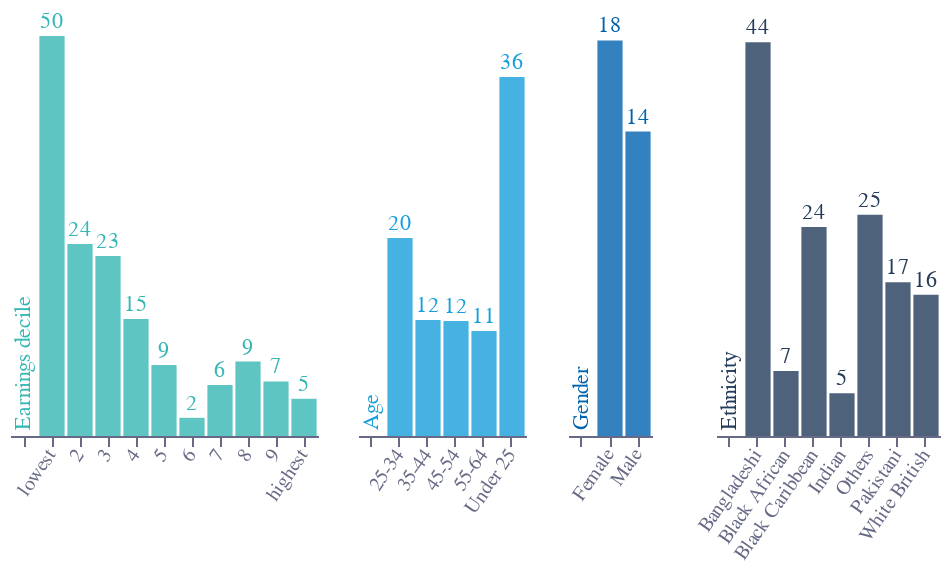

Here is the notebook cell this chart was saved with:
### Code cell
base = (
    alt.Chart(f7)
    .mark_bar(size=12)
    .encode(
        x=alt.X(
            "category:N",
            title="",
            axis=alt.Axis(
                grid=False,
                labelColor=colors["eco-gray"],
                titleColor=colors["eco-gray"],
                tickColor=colors["eco-gray"],
                domainColor=colors["eco-gray"],
                labelAngle=-55,
            ),
            sort=None,
        ),
        y=alt.Y("value:Q", title="", axis=None),
    )
)
step = 14
height = 200
bars1 = (
    base.mark_bar(color=colors["eco-turquiose"], opacity=0.8)
    .transform_filter("datum.figure=='Earnings decile'")
    .properties(
        height=height,
        width=alt.Step(step),
    )
)
text1 = bars1.mark_text(color=colors["eco-turquiose"], yOffset=-7, xOffset=0).encode(
    text=alt.Text("value:N", format=".0f")
)
text1b = (
    text1.mark_text(color=colors["eco-turquiose"], angle=270, align="left", yOffset=-3)
    .encode(text="figure:N", x="x:N", y="y:Q")
    .transform_calculate(x="' '", y="0")
    .transform_filter("datum.value<3")
)
bars2 = (
    base.mark_bar(color=colors["eco-light-blue"], opacity=0.8)
    .transform_filter("datum.figure=='Age'")
    .properties(
        height=height,
        width=alt.Step(step),
    )
)
text2 = bars2.mark_text(color=colors["eco-light-blue"], yOffset=-7, xOffset=0).encode(
    text=alt.Text("value:N", format=".0f")
)
text2b = (
    text2.mark_text(color=colors["eco-light-blue"], angle=270, align="left", yOffset=-3)
    .encode(text="figure:N", x="x:N", y="y:Q")
    .transform_calculate(x="' '", y="0")
    .transform_filter("datum.value<11")
)
bars3 = (
    base.mark_bar(color=colors["eco-mid-blue"], opacity=0.8)
    .transform_filter("datum.figure=='Gender'")
    .properties(
        height=height,
        width=alt.Step(step),
    )
)
text3 = bars3.mark_text(color=colors["eco-mid-blue"], yOffset=-7, xOffset=0).encode(
    text=alt.Text("value:N", format=".0f")
)
text3b = (
    text3.mark_text(color=colors["eco-mid-blue"], angle=270, align="left", yOffset=-3)
    .encode(text="figure:N", x="x:N", y="y:Q")
    .transform_calculate(x="' '", y="0")
    .transform_filter("datum.value<15")
)
bars4 = (
    base.mark_bar(color=colors["eco-blue"], opacity=0.8)
    .transform_filter("datum.figure=='Ethnicity'")
    .properties(
        height=height,
        width=alt.Step(step),
    )
)
text4 = bars4.mark_text(color=colors["eco-blue"], yOffset=-7, xOffset=0).encode(
    text=alt.Text("value:N", format=".0f")
)
text4b = (
    text4.mark_text(color=colors["eco-blue"], angle=270, align="left", yOffset=-3)
    .encode(text="figure:N", x="x:N", y="y:Q")
    .transform_calculate(x="' '", y="0")
    .transform_filter("datum.value<6")
)
layer = alt.hconcat(
    bars1 + text1 + text1b,
    bars2 + text2 + text2b,
    bars3 + text3 + text3b,
    bars4 + text4 + text4b,
).configure_view(stroke=None)
layer.save("visualisation/" + f + ".json")
layer

### Figure 1 — Vega-Lite specification as saved in the notebook (floating-point values rounded to 4 significant figures)
{"config": {"view": {"continuousWidth": 400, "continuousHeight": 300, "stroke": null}}, "hconcat": [{"layer": [{"mark": {"type": "bar", "color": "#36B7B4", "opacity": 0.8}, "encoding": {"x": {"type": "nominal", "axis": {"domainColor": "#676A86", "grid": false, "labelAngle": -55, "labelColor": "#676A86", "tickColor": "#676A86", "titleColor": "#676A86"}, "field": "category", "sort": null, "title": ""}, "y": {"type": "quantitative", "axis": null, "field": "value", "title": ""}}, "height": 200, "transform": [{"filter": "datum.figure=='Earnings decile'"}], "width": {"step": 14}}, {"mark": {"type": "text", "color": "#36B7B4", "xOffset": 0, "yOffset": -7}, "encoding": {"text": {"type": "nominal", "field": "value", "format": ".0f"}, "x": {"type": "nominal", "axis": {"domainColor": "#676A86", "grid": false, "labelAngle": -55, "labelColor": "#676A86", "tickColor": "#676A86", "titleColor": "#676A86"}, "field": "category", "sort": null, "title": ""}, "y": {"type": "quantitative", "axis": null, "field": "value", "title": ""}}, "height": 200, "transform": [{"filter": "datum.figure=='Earnings decile'"}], "width": {"step": 14}}, {"mark": {"type": "text", "align": "left", "angle": 270, "color": "#36B7B4", "yOffset": -3}, "encoding": {"text": {"type": "nominal", "field": "figure"}, "x": {"type": "nominal", "field": "x"}, "y": {"type": "quantitative", "field": "y"}}, "height": 200, "transform": [{"filter": "datum.figure=='Earnings decile'"}, {"calculate": "' '", "as": "x"}, {"calculate": "0", "as": "y"}, {"filter": "datum.value<3"}], "width": {"step": 14}}]}, {"layer": [{"mark": {"type": "bar", "color": "#179FDB", "opacity": 0.8}, "encoding": {"x": {"type": "nominal", "axis": {"domainColor": "#676A86", "grid": false, "labelAngle": -55, "labelColor": "#676A86", "tickColor": "#676A86", "titleColor": "#676A86"}, "field": "category", "sort": null, "title": ""}, "y": {"type": "quantitative", "axis": null, "field": "value", "title": ""}}, "height": 200, "transform": [{"filter": "datum.figure=='Age'"}], "width": {"step": 14}}, {"mark": {"type": "text", "color": "#179FDB", "xOffset": 0, "yOffset": -7}, "encoding": {"text": {"type": "nominal", "field": "value", "format": ".0f"}, "x": {"type": "nominal", "axis": {"domainColor": "#676A86", "grid": false, "labelAngle": -55, "labelColor": "#676A86", "tickColor": "#676A86", "titleColor": "#676A86"}, "field": "category", "sort": null, "title": ""}, "y": {"type": "quantitative", "axis": null, "field": "value", "title": ""}}, "height": 200, "transform": [{"filter": "datum.figure=='Age'"}], "width": {"step": 14}}, {"mark": {"type": "text", "align": "left", "angle": 270, "color": "#179FDB", "yOffset": -3}, "encoding": {"text": {"type": "nominal", "field": "figure"}, "x": {"type": "nominal", "field": "x"}, "y": {"type": "quantitative", "field": "y"}}, "height": 200, "transform": [{"filter": "datum.figure=='Age'"}, {"calculate": "' '", "as": "x"}, {"calculate": "0", "as": "y"}, {"filter": "datum.value<11"}], "width": {"step": 14}}]}, {"layer": [{"mark": {"type": "bar", "color": "#0063AF", "opacity": 0.8}, "encoding": {"x": {"type": "nominal", "axis": {"domainColor": "#676A86", "grid": false, "labelAngle": -55, "labelColor": "#676A86", "tickColor": "#676A86", "titleColor": "#676A86"}, "field": "category", "sort": null, "title": ""}, "y": {"type": "quantitative", "axis": null, "field": "value", "title": ""}}, "height": 200, "transform": [{"filter": "datum.figure=='Gender'"}], "width": {"step": 14}}, {"mark": {"type": "text", "color": "#0063AF", "xOffset": 0, "yOffset": -7}, "encoding": {"text": {"type": "nominal", "field": "value", "format": ".0f"}, "x": {"type": "nominal", "axis": {"domainColor": "#676A86", "grid": false, "labelAngle": -55, "labelColor": "#676A86", "tickColor": "#676A86", "titleColor": "#676A86"}, "field": "category", "sort": null, "title": ""}, "y": {"type": "quantitative", "axis": null, "field": "value", "title": ""}}, "height": 200, "transform": [{"filter": "datum.figure=='Gender'"}], "width": {"step": 14}}, {"mark": {"type": "text", "align": "left", "angle": 270, "color": "#0063AF", "yOffset": -3}, "encoding": {"text": {"type": "nominal", "field": "figure"}, "x": {"type": "nominal", "field": "x"}, "y": {"type": "quantitative", "field": "y"}}, "height": 200, "transform": [{"filter": "datum.figure=='Gender'"}, {"calculate": "' '", "as": "x"}, {"calculate": "0", "as": "y"}, {"filter": "datum.value<15"}], "width": {"step": 14}}]}, {"layer": [{"mark": {"type": "bar", "color": "#243B5A", "opacity": 0.8}, "encoding": {"x": {"type": "nominal", "axis": {"domainColor": "#676A86", "grid": false, "labelAngle": -55, "labelColor": "#676A86", "tickColor": "#676A86", "titleColor": "#676A86"}, "field": "category", "sort": null, "title": ""}, "y": {"type": "quantitative", "axis": null, "field": "value", "title": ""}}, "height": 200, "transform": [{"filter": "datum.figure=='Ethnicity'"}], "width": {"step": 14}}, {"mark": {"type": "text", "color": "#243B5A", "xOffset": 0, "yOffset": -7}, "encoding": {"text": {"type": "nominal", "field": "value", "format": ".0f"}, "x": {"type": "nominal", "axis": {"domainColor": "#676A86", "grid": false, "labelAngle": -55, "labelColor": "#676A86", "tickColor": "#676A86", "titleColor": "#676A86"}, "field": "category", "sort": null, "title": ""}, "y": {"type": "quantitative", "axis": null, "field": "value", "title": ""}}, "height": 200, "transform": [{"filter": "datum.figure=='Ethnicity'"}], "width": {"step": 14}}, {"mark": {"type": "text", "align": "left", "angle": 270, "color": "#243B5A", "yOffset": -3}, "encoding": {"text": {"type": "nominal", "field": "figure"}, "x": {"type": "nominal", "field": "x"}, "y": {"type": "quantitative", "field": "y"}}, "height": 200, "transform": [{"filter": "datum.figure=='Ethnicity'"}, {"calculate": "' '", "as": "x"}, {"calculate": "0", "as": "y"}, {"filter": "datum.value<6"}], "width": {"step": 14}}]}], "data": {"name": "data-b184eecf3f2980c0da24d456071113f0"}, "$schema": "https://vega.github.io/schema/vega-lite/v4.8.1.json", "datasets": {"data-b184eecf3f2980c0da24d456071113f0": [{"category": "lowest", "value": 50.0, "figure": "Earnings decile"}, {"category": 2, "value": 24.0, "figure": "Earnings decile"}, {"category": 3, "value": 22.5, "figure": "Earnings decile"}, {"category": 4, "value": 14.63, "figure": "Earnings decile"}, {"category": 5, "value": 8.889, "figure": "Earnings decile"}, {"category": 6, "value": 2.273, "figure": "Earnings decile"}, {"category": 7, "value": 6.383, "figure": "Earnings decile"}, {"category": 8, "value": 9.302, "figure": "Earnings decile"}, {"category": 9, "value": 6.818, "figure": "Earnings decile"}, {"category": "highest", "value": 4.651, "figure": "Earnings decile"}, {"category": "Under 25", "value": 35.9, "figure": "Age"}, {"category": "25-34", "value": 19.8, "figure": "Age"}, {"category": "35-44", "value": 11.6, "figure": "Age"}, {"category": "45-54", "value": 11.5, "figure": "Age"}, {"category": "55-64", "value": 10.5, "figure": "Age"}, {"category": "Male", "value": 13.7, "figure": "Gender"}, {"category": "Female", "value": 17.8, "figure": "Gender"}, {"category": "Bangladeshi", "value": 44.3, "figure": "Ethnicity"}, {"category": "Others", "value": 24.9, "figure": "Ethnicity"}, {"category": "Black Caribbean", "value": 23.5, "figure": "Ethnicity"}, {"category": "Pakistani", "value": 17.3, "figure": "Ethnicity"}, {"category": "White British", "value": 15.9, "figure": "Ethnicity"}, {"category": "Black African ", "value": 7.3, "figure": "Ethnicity"}, {"category": "Indian", "value": 4.8, "figure": "Ethnicity"}]}}
